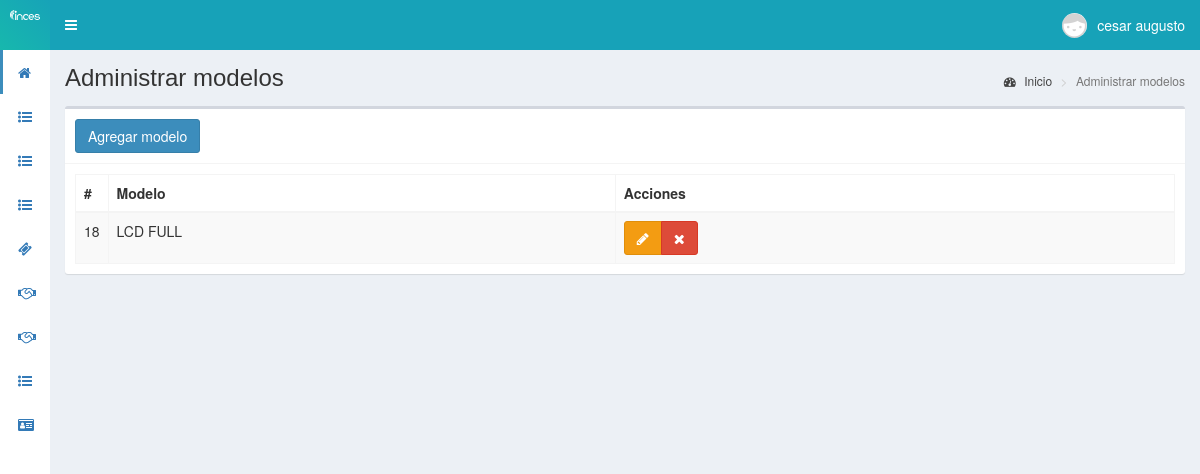
/modelo (signed in), run on the app's committed database.
### tables this page shows
CREATE TABLE `personal` (
  `id` int(11) NOT NULL,
  `cedula` int(11) NOT NULL,
  `nombres` text NOT NULL,
  `apellidos` text NOT NULL,
  `email` text NOT NULL,
  `telefono` text NOT NULL,
  `direccion` text NOT NULL,
  `fecha_nac` text NOT NULL,
  `cargo` int(11) NOT NULL,
  `departamento` int(11) NOT NULL,
  `estado` text NOT NULL,
  `fecha` timestamp NOT NULL DEFAULT CURRENT_TIMESTAMP ON UPDATE CURRENT_TIMESTAMP
);

CREATE TABLE `modelos` (
  `id` int(11) NOT NULL,
  `modelo` text NOT NULL,
  `idmarcaf` int(11) NOT NULL,
  `fecha` timestamp NOT NULL DEFAULT CURRENT_TIMESTAMP ON UPDATE CURRENT_TIMESTAMP
);

### controladores/plantilla.controlador.php (called while the page is built)
<?php
class ControladorPlantilla{
	static public function ctrPlantilla(){
		include "vistas/plantilla.php";
	}
}

### index.php (called while the page is built, shortened)
<?php
require_once "controladores/plantilla.controlador.php";
require_once "controladores/usuarios.controlador.php";
require_once "controladores/modelos.controlador.php";
require_once "controladores/soporte.controlador.php";
require_once "modelos/modelos.modelo.php";
require_once "modelos/personal.modelo.php";
$plantilla = new ControladorPlantilla();
$plantilla -> ctrPlantilla();

### modelos/conexion.php (called while the page is built)
<?php
class Conexion{
	static public function conectar(){
		$link = new PDO("mysql:host=localhost;dbname=pos",
			            "root",
			            "");
		$link->exec("set names utf8");
		return $link;
	}
}

### modelos/personal.modelo.php (called while the page is built, shortened)
<?php
require_once "conexion.php";
class ModeloPersonal{
	static public function mdlMostrarPersonals($tabla, $item, $valor){
		if($item == "id"){
			$stmt = Conexion::conectar()->prepare("SELECT * FROM $tabla WHERE $item = :$item");
			$stmt -> bindParam(":".$item, $valor, PDO::PARAM_INT);
			$stmt -> execute();
			return $stmt -> fetch();
		}
	}
}
?>

### controladores/modelos.controlador.php (called while the page is built, shortened)
<?php
class ControladorModelo{
	static public function ctrMostrarModelos($item, $valor){
		$tabla = "modelos";
		$respuesta = ModeloModelos::mdlMostrarModelos($tabla, $item, $valor);
		return $respuesta;
	}
}

### modelos/modelos.modelo.php (called while the page is built, shortened)
<?php
require_once "conexion.php";
class ModeloModelos{
	static public function mdlMostrarModelos($tabla, $item, $valor){
		if($item != null){
			$stmt = Conexion::conectar()->prepare("SELECT * FROM $tabla WHERE $item = :$item");
			$stmt -> bindParam(":".$item, $valor, PDO::PARAM_STR);
			$stmt -> execute();
			return $stmt -> fetch();
		}else{
			$stmt = Conexion::conectar()->prepare("SELECT * FROM $tabla");
			$stmt -> execute();
			return $stmt -> fetchAll();
		}
	}
}

### vistas/modulos/modelo.php (the view, shortened to what this page needs)
<div class="content-wrapper">
  <section class="content-header">
    <h1>
      Administrar modelos
    </h1>
    <ol class="breadcrumb">
      <li><a href="inicio"><i class="fa fa-dashboard"></i> Inicio</a></li>
      <li class="active">Administrar modelos</li>
    </ol>
  </section>
  <section class="content">
    <div class="box">
      <div class="box-header with-border">
        <button class="btn btn-primary" data-toggle="modal" data-target="#modalAgregarModelo">
          Agregar modelo
        </button>
      </div>
      <div class="box-body">
       <table class="table table-bordered table-striped dt-responsive tablas" width="100%">
        <thead>
         <tr>
           <th style="width:10px">#</th>
           <th>Modelo</th>
           <th>Acciones</th>
         </tr>
        </thead>
        <tbody>
        <?php
          $item = null;
          $valor = null;
          $modelos = ControladorModelo::ctrMostrarModelos($item, $valor);
          foreach ($modelos as $key => $value) {
            echo ' <tr>
                   <td>'.$value["id"].'</td>
                    <td class="text-uppercase">'.$value["modelo"].'</td>
                    <td>
                      <div class="btn-group">
                        <button class="btn btn-warning btnEditarModelo" idModelo="'.$value["id"].'" data-toggle="modal" data-target="#modalEditarModelo"><i class="fa fa-pencil"></i></button>
                        <button class="btn btn-danger btnEliminarModelo" idModelo="'.$value["id"].'"><i class="fa fa-times"></i></button>
                      </div>
                    </td>
                  </tr>';
          }
        ?>
        </tbody>
       </table>
      </div>
    </div>
  </section>
</div>

### vistas/modulos/cabezote.php (shortened to what this page needs)
<header class="main-header">
<a href="inicio" class="logo">
	<span class="logo-mini">
		<img src="vistas/img/plantilla/logo-blanco-lineal.svg" class="img-responsive" style="padding:10px">
	</span>
</a>
<nav class="navbar navbar-static-top" role="navigation">
 	<a href="#" class="sidebar-toggle" data-toggle="push-menu" role="button">
     	</a>
	<div class="navbar-custom-menu">
		<ul class="nav navbar-nav">
			<li class="dropdown user user-menu">
				<a href="#" class="dropdown-toggle" data-toggle="dropdown">
				<?php
				if($_SESSION["foto"] != ""){
					echo '<img src="'.$_SESSION["foto"].'" class="user-image">';
				}else{
					echo '<img src="vistas/img/usuarios/default/anonymous.png" class="user-image">';
				}
				?>
                     <?php  $tabla = "personal";
                            $item = "id";
                            $valor = $_SESSION["nombre"];
						   $respuesta1 = ModeloPersonal::MdlMostrarPersonals($tabla, $item, $valor);
						   ?>
					<span class="hidden-xs"><?php  echo $respuesta1["nombres"] ?></span>
				</a>
			</li>
		</ul>
	</div>
</nav>
</header>

### data on the page
personal: nombres "cesar augusto"
modelos: id "18", modelo "LCD FULL"
